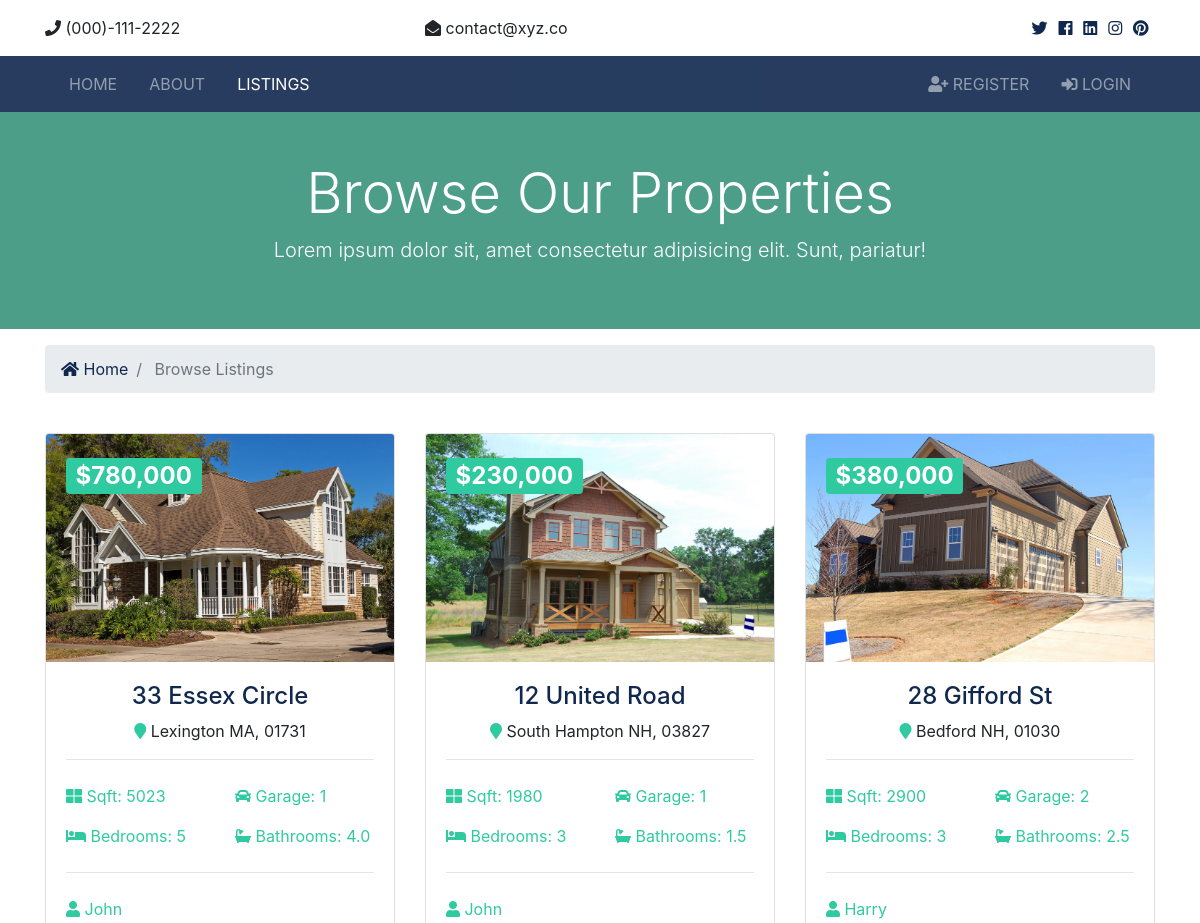
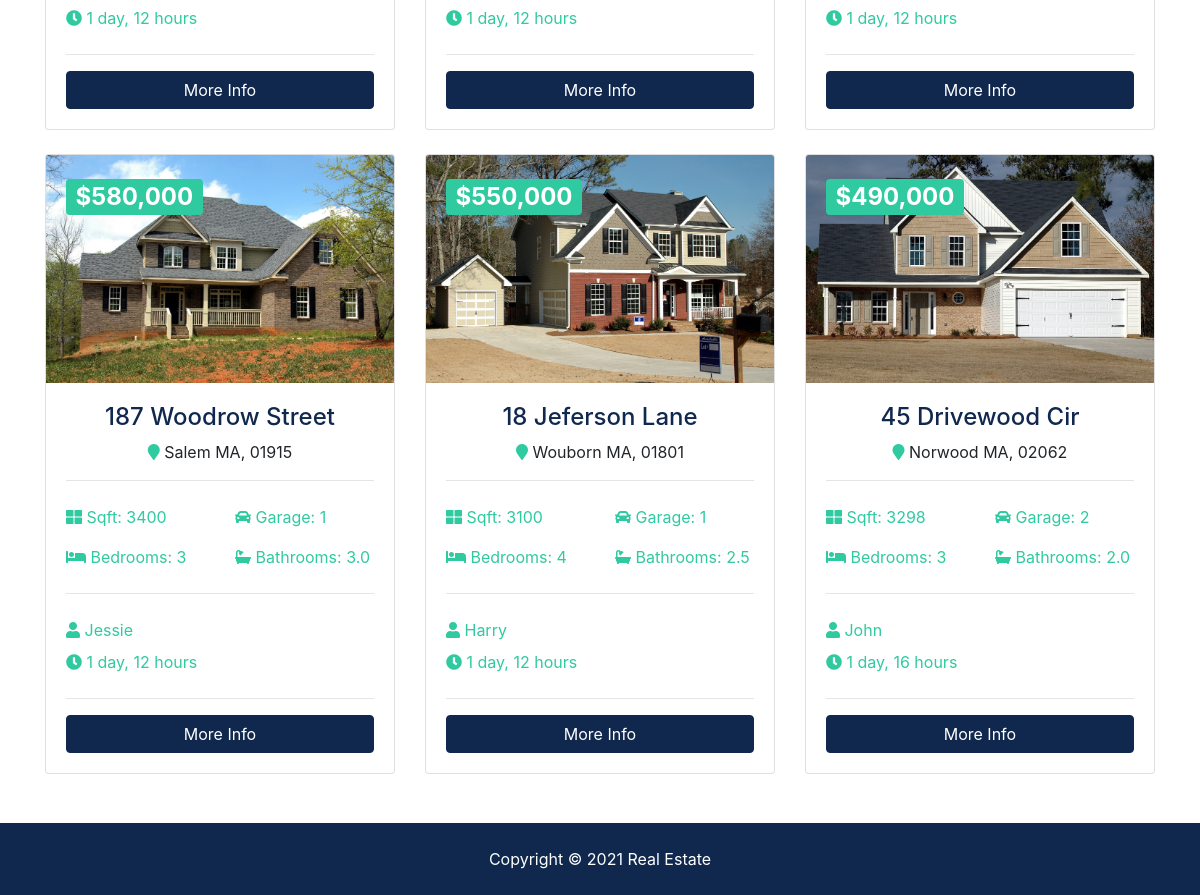
/listings/, run on the app's committed database (2 pictures, top to bottom).
### listings/models.py (models this page shows, shortened)
class Listing(models.Model):
    realtor = models.ForeignKey(Realtor, on_delete=models.DO_NOTHING)
    title = models.CharField(max_length=200)
    address = models.CharField(max_length=200)
    city = models.CharField(max_length=100)
    state = models.CharField(max_length=100)
    zipcode = models.CharField(max_length=20)
    description = models.TextField(blank=True)
    price = models.IntegerField()
    bedrooms = models.IntegerField()
    bathrooms = models.DecimalField(max_digits=2, decimal_places=1)
    garage = models.IntegerField(default=0)
    sqft = models.IntegerField()
    lot_size = models.DecimalField(max_digits=5, decimal_places=1)
    photo_main = models.ImageField(upload_to='photos/%Y/%m/%d/')
    photo_1 = models.ImageField(upload_to='photos/%Y/%m/%d/', blank=True)
    photo_2 = models.ImageField(upload_to='photos/%Y/%m/%d/', blank=True)
    photo_3 = models.ImageField(upload_to='photos/%Y/%m/%d/', blank=True)
    photo_4 = models.ImageField(upload_to='photos/%Y/%m/%d/', blank=True)
    photo_5 = models.ImageField(upload_to='photos/%Y/%m/%d/', blank=True)
    photo_6 = models.ImageField(upload_to='photos/%Y/%m/%d/', blank=True)
    is_published = models.BooleanField(default=True)
    list_date = models.DateTimeField(default=datetime.now, blank=True)

### realtors/models.py (models this page shows)
class Realtor(models.Model):
    name = models.CharField(max_length=200)
    photo = models.ImageField(upload_to='photos/%Y/%m/%d/')
    description = models.TextField(blank=True)
    phone = models.CharField(max_length=20)
    email = models.CharField(max_length=50)
    is_mvp = models.BooleanField(default=False)
    hire_date = models.DateTimeField(default=datetime.now, blank=True)
    def __str__(self):
        return self.name

### listings/views.py (the view)
# urls.py: path('', views.index, name='listings'),
def index(request):
	listings = Listing.objects.order_by('-list_date').filter(is_published=True)
	paginator = Paginator(listings, 6)
	page = request.GET.get('page')
	paged_listings = paginator.get_page(page)
	context = {
		'listings': paged_listings
	}
	return render(request, 'listings/listings.html', context)

### templates/listings/listings.html (shortened to what this page needs)
{% extends 'base.html' %}
{% load humanize %}
{% block content %}
 <section id="showcase-inner" class="py-5 text-white">
    <div class="container">
      <div class="row text-center">
        <div class="col-md-12">
          <h1 class="display-4">Browse Our Properties</h1>
          <p class="lead">Lorem ipsum dolor sit, amet consectetur adipisicing elit. Sunt, pariatur!</p>
        </div>
      </div>
    </div>
  </section>
  <section id="bc" class="mt-3">
    <div class="container">
      <nav aria-label="breadcrumb">
        <ol class="breadcrumb">
          <li class="breadcrumb-item">
            <a href="{% url 'index' %}">
              <i class="fas fa-home"></i> Home</a>
          </li>
          <li class="breadcrumb-item active"> Browse Listings</li>
        </ol>
      </nav>
    </div>
  </section>
  <section id="listings" class="py-4">
    <div class="container">
      <div class="row">
        {% if listings %}
          {% for listing in listings %}
        <div class="col-md-6 col-lg-4 mb-4">
          <div class="card listing-preview">
            <img class="card-img-top" src="{{ listing.photo_main.url }}" alt="">
            <div class="card-img-overlay">
              <h2>
                <span class="badge badge-secondary text-white">${{ listing.price | intcomma }}</span>
              </h2>
            </div>
            <div class="card-body">
              <div class="listing-heading text-center">
                <h4 class="text-primary">{{ listing.title }}</h4>
                <p>
                  <i class="fas fa-map-marker text-secondary"></i> {{ listing.city }} {{ listing.state }}, {{ listing.zipcode }}</p>
              </div>
              <hr>
              <div class="row py-2 text-secondary">
                <div class="col-6">
                  <i class="fas fa-th-large"></i> Sqft: {{ listing.sqft }}</div>
                <div class="col-6">
                  <i class="fas fa-car"></i> Garage: {{ listing.garage }}</div>
              </div>
              <div class="row py-2 text-secondary">
                <div class="col-6">
                  <i class="fas fa-bed"></i> Bedrooms: {{ listing.bedrooms }}</div>
                <div class="col-6">
                  <i class="fas fa-bath"></i> Bathrooms: {{ listing.bathrooms }}</div>
              </div>
              <hr>
              <div class="row py-2 text-secondary">
                <div class="col-12">
                  <i class="fas fa-user"></i> {{ listing.realtor }}</div>
              </div>
              <div class="row text-secondary pb-2">
                <div class="col-6">
                  <i class="fas fa-clock"></i> {{ listing.list_date | timesince }}</div>
              </div>
              <hr>
              <a href="{% url 'listing' listing.id %}" class="btn btn-primary btn-block">More Info</a>
            </div>
          </div>
        </div>
        {% endfor %}
        {% else %}
          <div class="col-md-12">
            <p>No Listings Available</p>
          </div>
      {% endif %}
      </div>
      <div class="row">
        <div class="col-md-12">
        </div>
      </div>
    </div>
  </section>
{% endblock %}

### templates/base.html (shortened to what this page needs)
{% load static %}
<!DOCTYPE html>
<html>
<head>
  <link rel="stylesheet" href="{% static 'css/all.css' %}">
  <link rel="stylesheet" href="{% static 'css/bootstrap.css' %}">
  <link rel="stylesheet" href="{% static 'css/style.css' %}">
  <link rel="stylesheet" href="{% static 'css/lightbox.min.css' %}">
</head>
<body>
    {% include 'partials/_topbar.html' %}
    {% include 'partials/_navbar.html' %}
    {% block content %} {% endblock %}
    {% include 'partials/_footer.html' %}
  </body>
</html>

### templates/partials/_topbar.html
<section id="top-bar" class="p-3">
    <div class="container">
      <div class="row">
        <div class="col-md-4">
          <i class="fas fa-phone"></i> (000)-111-2222
        </div>
        <div class="col-md-4">
          <i class="fas fa-envelope-open"></i> contact@xyz.co
        </div>
        <div class="col-md-4">
          <div class="social text-right">
            <a href="#">
              <i class="fab fa-twitter"></i>
            </a>
            <a href="#">
              <i class="fab fa-facebook"></i>
            </a>
            <a href="#">
              <i class="fab fa-linkedin"></i>
            </a>
            <a href="#">
              <i class="fab fa-instagram"></i>
            </a>
            <a href="#">
              <i class="fab fa-pinterest"></i>
            </a>
          </div>
        </div>
      </div>
    </div>
  </section>

### templates/partials/_navbar.html (shortened to what this page needs)
{% load static %}
<nav class="navbar navbar-expand-lg navbar-dark bg-primary sticky-top">
    <div class="container">
      <div class="collapse navbar-collapse" id="navbarNavAltMarkup">
        <ul class="navbar-nav">
          <li
            {% if '/' == request.path %}
              class="nav-item active mr-3"
            {% else %}
              class="nav-item mr-3"
            {% endif %}
          >
            <a class="nav-link" href="{% url 'index' %}">Home</a>
          </li>
          <li
            {% if 'about' in request.path %}
              class="nav-item active mr-3"
            {% else %}
              class="nav-item mr-3"
            {% endif %}
          >
            <a class="nav-link" href="{% url 'about' %}">About</a>
          </li>
          <li
            {% if 'listings' in request.path %}
              class="nav-item active mr-3"
            {% else %}
              class="nav-item mr-3"
            {% endif %}
          >
            <a class="nav-link" href="{% url 'listings' %}">Listings</a>
          </li>
        </ul>
        <ul class="navbar-nav ml-auto">
          {% if user.is_authenticated %}
            <li
            {% if 'dashboard' in request.path %}
              class="nav-item active mr-3"
            {% else %}
              class="nav-item mr-3"
            {% endif %}
            >
              <a class="nav-link" href="{% url 'dashboard' %}">
               Welcome {{ user.username }}</a>
            </li>
            <li class="nav-item mr-3">
              <a href="javascript:{document.getElementById('logout').submit()}" class="nav-link">
                <i class="fas fa-sign-out-alt"></i> Logout
              </a>
              <form action="{% url 'logout' %}" method="POST" id="logout">
                {% csrf_token %}
                <input type="hidden">
              </form>
            </li>
          {% else %}
            <li
            {% if 'register' in request.path %}
              class="nav-item active mr-3"
            {% else %}
              class="nav-item mr-3"
            {% endif %}
            >
              <a class="nav-link" href="{% url 'register' %}">
                <i class="fas fa-user-plus"></i> Register</a>
            </li>
            <li
            {% if 'login' in request.path %}
              class="nav-item active mr-3"
            {% else %}
              class="nav-item mr-3"
            {% endif %}
            >
              <a class="nav-link" href="{% url 'login' %}">
                <i class="fas fa-sign-in-alt"></i>
                Login</a>
            </li>
          {% endif %}
        </ul>
      </div>
    </div>
  </nav>

### templates/partials/_footer.html
  <footer id="main-footer" class="py-4 bg-primary text-white text-center">
    Copyright &copy;
    <span class="year"></span> Real Estate
  </footer>

### rs/static/css/all.css (style rules this page uses)
.fa, .fas, .far, .fal, .fab { -moz-osx-font-smoothing: grayscale; -webkit-font-smoothing: antialiased; display: inline-block; font-style: normal; font-variant: normal; text-rendering: auto; line-height: 1; }
.fa-bath:before { content: "\f2cd"; }
.fa-bed:before { content: "\f236"; }
.fa-car:before { content: "\f1b9"; }
.fa-clock:before { content: "\f017"; }
.fa-envelope-open:before { content: "\f2b6"; }
.fa-facebook:before { content: "\f09a"; }
.fa-home:before { content: "\f015"; }
.fa-instagram:before { content: "\f16d"; }
.fa-linkedin:before { content: "\f08c"; }
.fa-map-marker:before { content: "\f041"; }
.fa-phone:before { content: "\f095"; }
.fa-pinterest:before { content: "\f0d2"; }
.fa-sign-in-alt:before { content: "\f2f6"; }
.fa-th-large:before { content: "\f009"; }
.fa-twitter:before { content: "\f099"; }
.fa-user:before { content: "\f007"; }
.fa-user-plus:before { content: "\f234"; }
.fab { font-family: 'Font Awesome 5 Brands'; }
.fa, .fas { font-family: 'Font Awesome 5 Free'; font-weight: 900; }

### rs/static/css/style.css (style rules this page uses)
img { width: 100%; }
.navbar { opacity: 0.9; text-transform: uppercase; }
.social a { margin-right: 0.4rem; }
#showcase-inner { background: url(../img/building.jpg) no-repeat top center fixed/cover; position: relative; overflow: hidden; min-height: 200px; }
#showcase-inner::before { content: ''; position: absolute; top: 0; left: 0; min-height: 100%; width: 100%; background: rgba(32, 134, 107, 0.8); }
.listing-preview a { position: relative; }

### data on the page
Listing: photo_main (picture), price "780,000", title "33 Essex Circle", city "Lexington", state "MA", zipcode "01731", sqft "5023", garage "1", bedrooms "5", bathrooms "4.0", realtor "John", list_date "1 day, 12 hours"
Listing: photo_main (picture), price "230,000", title "12 United Road", city "South Hampton", state "NH", zipcode "03827", sqft "1980", garage "1", bedrooms "3", bathrooms "1.5", realtor "John", list_date "1 day, 12 hours"
Listing: photo_main (picture), price "380,000", title "28 Gifford St", city "Bedford", state "NH", zipcode "01030", sqft "2900", garage "2", bedrooms "3", bathrooms "2.5", realtor "Harry", list_date "1 day, 12 hours"
Listing: photo_main (picture), price "580,000", title "187 Woodrow Street", city "Salem", state "MA", zipcode "01915", sqft "3400", garage "1", bedrooms "3", bathrooms "3.0", realtor "Jessie", list_date "1 day, 12 hours"
Listing: photo_main (picture), price "550,000", title "18 Jeferson Lane", city "Wouborn", state "MA", zipcode "01801", sqft "3100", garage "1", bedrooms "4", bathrooms "2.5", realtor "Harry", list_date "1 day, 12 hours"
Listing: photo_main (picture), price "490,000", title "45 Drivewood Cir", city "Norwood", state "MA", zipcode "02062", sqft "3298", garage "2", bedrooms "3", bathrooms "2.0", realtor "John", list_date "1 day, 16 hours"
